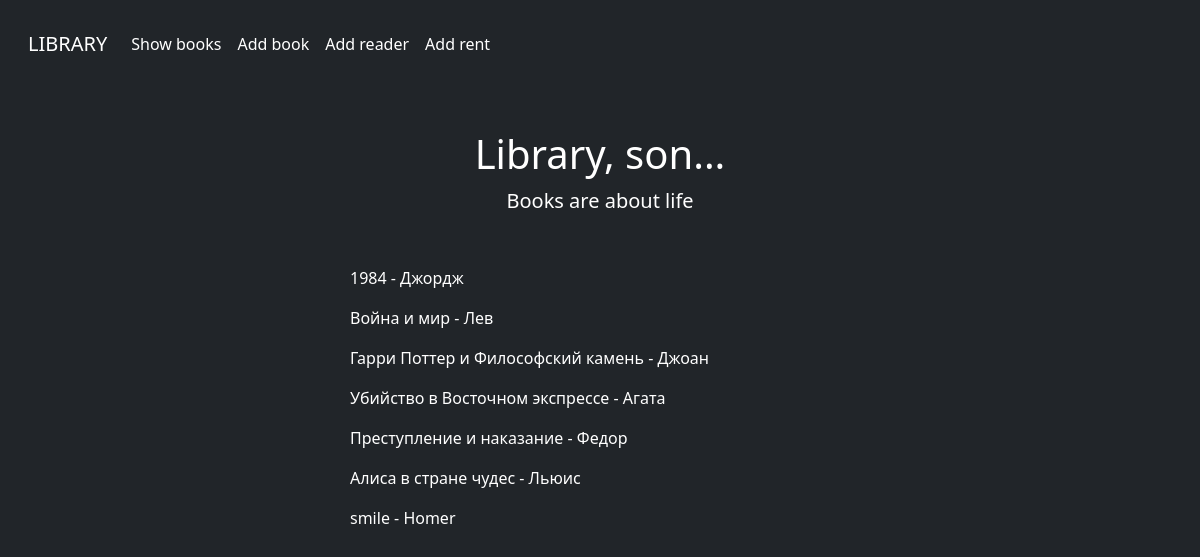
/showbooks/, run on the app's committed database.
### library/models.py (models this page shows)
class Book(models.Model):
    title = models.CharField(max_length=50, null=True)
    author_name = models.CharField(max_length=50, null=True)
    author_surname = models.CharField(max_length=50, null=True)
    publication_year = models.IntegerField(null=True)
    page_count = models.IntegerField(null=True)
    description = models.TextField(blank=True, null=True)
    def __str__(self):
        return f"{self.title} - {self.author_name}"

### library/views.py (the view)
# urls.py: path('showbooks/', show_showbooks_page),
def show_showbooks_page(request):
    context = {"books": Book.objects.all()}
    return render(request, "showBooks.html", context=context)

### templates/showBooks.html (shortened to what this page needs)
<!DOCTYPE html>
<html lang="en" class="h-100" data-bs-theme="dark">
<head>
  <link href="/docs/5.3/dist/css/bootstrap.min.css" rel="stylesheet">
  <link href="https://cdn.jsdelivr.net/npm/bootstrap@5.3.0-alpha3/dist/css/bootstrap.min.css" rel="stylesheet">
</head>
<body class="d-flex h-100 text-center text-bg-dark">
  <div class="cover-container d-flex w-100 h-100 p-3 mx-auto flex-column">
    <nav class="navbar navbar-expand navbar-dark bg-dark" aria-label="Second navbar example">
      <div class="container-fluid">
        <a class="navbar-brand" href="http://127.0.0.1:8000">LIBRARY</a>
        <div class="collapse navbar-collapse" id="navbarsExample02">
          <ul class="navbar-nav me-auto">
            <li class="nav-item">
              <a class="nav-link active" aria-current="page" href="http://127.0.0.1:8000/showbooks">Show books</a>
            </li>
            <li class="nav-item">
              <a class="nav-link active" aria-current="page" href="http://127.0.0.1:8000/addbook">Add book</a>
            </li>
            <li class="nav-item">
              <a class="nav-link active" aria-current="page" href="http://127.0.0.1:8000/addreader">Add reader</a>
            </li>
            <li class="nav-item">
              <a class="nav-link active" aria-current="page" href="http://127.0.0.1:8000/addrent">Add rent</a>
            </li>
          </ul>
        </div>
      </div>
    </nav>
    <main class="px-3" style="padding-top: 5%;">
      <h1>Library, son...</h1>
      <p class="lead">Books are about life</p>
      <div style="height: 50px; width: 500px; margin: auto; margin-top: 50px;">
        {% for book in books %}
          <p style="text-align: left;">{{ book }}</p>
        {% endfor %}
      </div>
    </main>
  </div>
</body>
</html>

### data on the page
Book: title+author_name "1984 - Джордж"
Book: title+author_name "Война и мир - Лев"
Book: title+author_name "Гарри Поттер и Философский камень - Джоан"
Book: title+author_name "Убийство в Восточном экспрессе - Агата"
Book: title+author_name "Преступление и наказание - Федор"
Book: title+author_name "Алиса в стране чудес - Льюис"
Book: title+author_name "smile - Homer"
